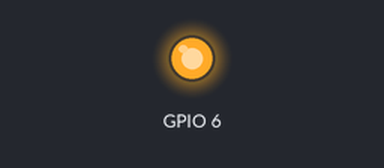
The program below on a simulated Raspberry Pi (BCM pin numbers). Shown: output pins drawn as LEDs (lit = HIGH). At 0.0 s the program stops and its outputs stay as they are.

Above: at 0.1 s.
Timing chart, 0 to 1.5 s (numbered marks = the images above):
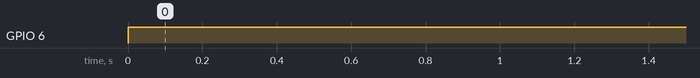

Measured:
- by itself, GPIO 6: LOW → HIGH at 0.00 s

The program:

heater.py
```python
import RPi.GPIO as GPIO


class HeaterController:
    def __init__(self, pin):
        self.pin = pin
        GPIO.setmode(GPIO.BCM)
        GPIO.setup(pin, GPIO.OUT)

    def turn_on(self):
        GPIO.output(self.pin, 1)

    def turn_off(self):
        GPIO.output(self.pin, 0)

heater = HeaterController(6)
heater.turn_on()
```
